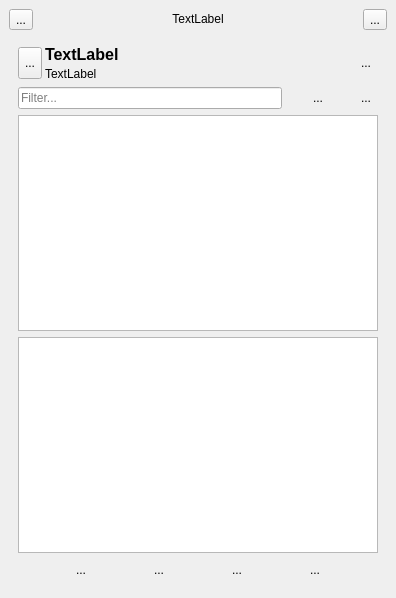
<?xml version="1.0" encoding="UTF-8"?>
<ui version="4.0">
 <class>MainWindow</class>
 <widget class="QMainWindow" name="MainWindow">
  <property name="geometry">
   <rect>
    <x>0</x>
    <y>0</y>
    <width>396</width>
    <height>598</height>
   </rect>
  </property>
  <property name="windowTitle">
   <string>MainWindow</string>
  </property>
  <widget class="QWidget" name="centralwidget">
   <layout class="QVBoxLayout" name="verticalLayout_6">
    <item>
     <layout class="QHBoxLayout" name="horizontalLayout_7">
      <item>
       <widget class="QToolButton" name="toolButton_11">
        <property name="focusPolicy">
         <enum>Qt::NoFocus</enum>
        </property>
        <property name="text">
         <string>...</string>
        </property>
        <property name="icon">
         <iconset resource="rcc.qrc">
          <normaloff>:/icons/barbuttonicon_back_gray64.png</normaloff>:/icons/barbuttonicon_back_gray64.png</iconset>
        </property>
       </widget>
      </item>
      <item>
       <widget class="QLabel" name="label">
        <property name="text">
         <string>TextLabel</string>
        </property>
        <property name="alignment">
         <set>Qt::AlignCenter</set>
        </property>
        <property name="textInteractionFlags">
         <set>Qt::LinksAccessibleByMouse|Qt::TextSelectableByMouse</set>
        </property>
       </widget>
      </item>
      <item>
       <widget class="QToolButton" name="toolButton_12">
        <property name="focusPolicy">
         <enum>Qt::NoFocus</enum>
        </property>
        <property name="text">
         <string>...</string>
        </property>
        <property name="icon">
         <iconset resource="rcc.qrc">
          <normaloff>:/icons/barbuttonicon_forward_gray64.png</normaloff>:/icons/barbuttonicon_forward_gray64.png</iconset>
        </property>
       </widget>
      </item>
     </layout>
    </item>
    <item>
     <widget class="QStackedWidget" name="stackedWidget">
      <property name="currentIndex">
       <number>1</number>
      </property>
      <widget class="QWidget" name="page_3">
       <layout class="QVBoxLayout" name="verticalLayout_11">
        <item>
         <widget class="QWidget" name="widget" native="true"/>
        </item>
       </layout>
      </widget>
      <widget class="QWidget" name="page">
       <layout class="QVBoxLayout" name="verticalLayout_5">
        <item>
         <layout class="QHBoxLayout" name="horizontalLayout">
          <property name="spacing">
           <number>3</number>
          </property>
          <item>
           <widget class="QToolButton" name="toolButton_17">
            <property name="maximumSize">
             <size>
              <width>32</width>
              <height>32</height>
             </size>
            </property>
            <property name="focusPolicy">
             <enum>Qt::NoFocus</enum>
            </property>
            <property name="text">
             <string>...</string>
            </property>
            <property name="icon">
             <iconset resource="rcc.qrc">
              <normaloff>:/icons/icon_avatar_40.png</normaloff>:/icons/icon_avatar_40.png</iconset>
            </property>
            <property name="iconSize">
             <size>
              <width>32</width>
              <height>32</height>
             </size>
            </property>
           </widget>
          </item>
          <item>
           <layout class="QVBoxLayout" name="verticalLayout">
            <item>
             <widget class="QLabel" name="label_2">
              <property name="font">
               <font>
                <pointsize>12</pointsize>
                <weight>75</weight>
                <bold>true</bold>
               </font>
              </property>
              <property name="text">
               <string>TextLabel</string>
              </property>
              <property name="textInteractionFlags">
               <set>Qt::TextEditable|Qt::TextSelectableByMouse</set>
              </property>
             </widget>
            </item>
            <item>
             <widget class="QLabel" name="label_3">
              <property name="sizePolicy">
               <sizepolicy hsizetype="Expanding" vsizetype="Preferred">
                <horstretch>0</horstretch>
                <verstretch>0</verstretch>
               </sizepolicy>
              </property>
              <property name="text">
               <string>TextLabel</string>
              </property>
              <property name="textInteractionFlags">
               <set>Qt::TextEditable|Qt::TextSelectableByMouse</set>
              </property>
             </widget>
            </item>
           </layout>
          </item>
          <item>
           <widget class="QToolButton" name="toolButton">
            <property name="text">
             <string>...</string>
            </property>
            <property name="icon">
             <iconset resource="rcc.qrc">
              <normaloff>:/icons/online_30.png</normaloff>:/icons/online_30.png</iconset>
            </property>
            <property name="toolButtonStyle">
             <enum>Qt::ToolButtonIconOnly</enum>
            </property>
            <property name="autoRaise">
             <bool>true</bool>
            </property>
           </widget>
          </item>
         </layout>
        </item>
        <item>
         <layout class="QHBoxLayout" name="horizontalLayout_2">
          <item>
           <widget class="QLineEdit" name="lineEdit">
            <property name="placeholderText">
             <string>Filter...</string>
            </property>
           </widget>
          </item>
          <item>
           <widget class="QToolButton" name="toolButton_2">
            <property name="minimumSize">
             <size>
              <width>60</width>
              <height>0</height>
             </size>
            </property>
            <property name="text">
             <string>...</string>
            </property>
            <property name="autoRaise">
             <bool>true</bool>
            </property>
           </widget>
          </item>
          <item>
           <widget class="QToolButton" name="toolButton_3">
            <property name="text">
             <string>...</string>
            </property>
            <property name="icon">
             <iconset resource="rcc.qrc">
              <normaloff>:/icons/remove-symbol_gray64.png</normaloff>:/icons/remove-symbol_gray64.png</iconset>
            </property>
            <property name="autoRaise">
             <bool>true</bool>
            </property>
           </widget>
          </item>
         </layout>
        </item>
        <item>
         <widget class="QListWidget" name="listWidget_2"/>
        </item>
        <item>
         <widget class="QListWidget" name="listWidget">
          <property name="alternatingRowColors">
           <bool>false</bool>
          </property>
         </widget>
        </item>
        <item>
         <layout class="QHBoxLayout" name="horizontalLayout_3">
          <property name="spacing">
           <number>3</number>
          </property>
          <item>
           <widget class="QToolButton" name="toolButton_4">
            <property name="text">
             <string>...</string>
            </property>
            <property name="icon">
             <iconset resource="rcc.qrc">
              <normaloff>:/icons/add-square-button-gray.png</normaloff>:/icons/add-square-button-gray.png</iconset>
            </property>
            <property name="autoRaise">
             <bool>true</bool>
            </property>
           </widget>
          </item>
          <item>
           <widget class="QToolButton" name="toolButton_5">
            <property name="text">
             <string>...</string>
            </property>
            <property name="icon">
             <iconset resource="rcc.qrc">
              <normaloff>:/icons/groupgray.png</normaloff>:/icons/groupgray.png</iconset>
            </property>
            <property name="autoRaise">
             <bool>true</bool>
            </property>
           </widget>
          </item>
          <item>
           <widget class="QToolButton" name="toolButton_6">
            <property name="text">
             <string>...</string>
            </property>
            <property name="icon">
             <iconset resource="rcc.qrc">
              <normaloff>:/icons/transfer_gray64.png</normaloff>:/icons/transfer_gray64.png</iconset>
            </property>
            <property name="autoRaise">
             <bool>true</bool>
            </property>
           </widget>
          </item>
          <item>
           <widget class="QToolButton" name="toolButton_7">
            <property name="text">
             <string>...</string>
            </property>
            <property name="icon">
             <iconset resource="rcc.qrc">
              <normaloff>:/icons/settings_gray64.png</normaloff>:/icons/settings_gray64.png</iconset>
            </property>
            <property name="autoRaise">
             <bool>true</bool>
            </property>
           </widget>
          </item>
         </layout>
        </item>
       </layout>
      </widget>
      <widget class="QWidget" name="page_2">
       <layout class="QVBoxLayout" name="verticalLayout_2">
        <item>
         <layout class="QHBoxLayout" name="horizontalLayout_5">
          <property name="spacing">
           <number>3</number>
          </property>
          <item>
           <widget class="QLabel" name="label_4">
            <property name="maximumSize">
             <size>
              <width>32</width>
              <height>32</height>
             </size>
            </property>
            <property name="text">
             <string/>
            </property>
            <property name="pixmap">
             <pixmap resource="rcc.qrc">:/icons/icon_avatar_40.png</pixmap>
            </property>
           </widget>
          </item>
          <item>
           <layout class="QVBoxLayout" name="verticalLayout_4">
            <item>
             <widget class="QLabel" name="label_5">
              <property name="sizePolicy">
               <sizepolicy hsizetype="Expanding" vsizetype="Preferred">
                <horstretch>0</horstretch>
                <verstretch>0</verstretch>
               </sizepolicy>
              </property>
              <property name="font">
               <font>
                <weight>75</weight>
                <bold>true</bold>
               </font>
              </property>
              <property name="text">
               <string>TextLabel</string>
              </property>
              <property name="textInteractionFlags">
               <set>Qt::LinksAccessibleByMouse|Qt::TextSelectableByMouse</set>
              </property>
             </widget>
            </item>
            <item>
             <layout class="QHBoxLayout" name="horizontalLayout_4">
              <item>
               <widget class="QLabel" name="label_6">
                <property name="text">
                 <string>0 people</string>
                </property>
                <property name="textInteractionFlags">
                 <set>Qt::LinksAccessibleByMouse|Qt::TextSelectableByMouse</set>
                </property>
               </widget>
              </item>
              <item>
               <widget class="QLabel" name="label_7">
                <property name="sizePolicy">
                 <sizepolicy hsizetype="Expanding" vsizetype="Preferred">
                  <horstretch>0</horstretch>
                  <verstretch>0</verstretch>
                 </sizepolicy>
                </property>
                <property name="text">
                 <string>TextLabel</string>
                </property>
                <property name="textInteractionFlags">
                 <set>Qt::LinksAccessibleByMouse|Qt::TextSelectableByMouse</set>
                </property>
               </widget>
              </item>
             </layout>
            </item>
           </layout>
          </item>
          <item>
           <layout class="QVBoxLayout" name="verticalLayout_7">
            <item>
             <widget class="QToolButton" name="toolButton_15">
              <property name="maximumSize">
               <size>
                <width>16</width>
                <height>16</height>
               </size>
              </property>
              <property name="text">
               <string>...</string>
              </property>
              <property name="icon">
               <iconset resource="rcc.qrc">
                <normaloff>:/icons/phone_mic_gray64.png</normaloff>:/icons/phone_mic_gray64.png</iconset>
              </property>
              <property name="iconSize">
               <size>
                <width>12</width>
                <height>16</height>
               </size>
              </property>
              <property name="autoRaise">
               <bool>true</bool>
              </property>
             </widget>
            </item>
            <item>
             <widget class="QToolButton" name="toolButton_16">
              <property name="maximumSize">
               <size>
                <width>16</width>
                <height>16</height>
               </size>
              </property>
              <property name="text">
               <string>...</string>
              </property>
              <property name="icon">
               <iconset resource="rcc.qrc">
                <normaloff>:/icons/speaker_volume_gray64.png</normaloff>:/icons/speaker_volume_gray64.png</iconset>
              </property>
              <property name="iconSize">
               <size>
                <width>12</width>
                <height>12</height>
               </size>
              </property>
              <property name="autoRaise">
               <bool>true</bool>
              </property>
             </widget>
            </item>
           </layout>
          </item>
          <item>
           <widget class="QToolButton" name="toolButton_13">
            <property name="minimumSize">
             <size>
              <width>0</width>
              <height>0</height>
             </size>
            </property>
            <property name="text">
             <string>...</string>
            </property>
            <property name="icon">
             <iconset resource="rcc.qrc">
              <normaloff>:/icons/phone_call_gray64.png</normaloff>:/icons/phone_call_gray64.png</iconset>
            </property>
            <property name="iconSize">
             <size>
              <width>32</width>
              <height>32</height>
             </size>
            </property>
            <property name="autoRaise">
             <bool>true</bool>
            </property>
           </widget>
          </item>
          <item>
           <widget class="QToolButton" name="toolButton_14">
            <property name="minimumSize">
             <size>
              <width>0</width>
              <height>0</height>
             </size>
            </property>
            <property name="text">
             <string>...</string>
            </property>
            <property name="icon">
             <iconset resource="rcc.qrc">
              <normaloff>:/icons/video_recorder_gray64.png</normaloff>:/icons/video_recorder_gray64.png</iconset>
            </property>
            <property name="iconSize">
             <size>
              <width>32</width>
              <height>32</height>
             </size>
            </property>
            <property name="autoRaise">
             <bool>true</bool>
            </property>
           </widget>
          </item>
         </layout>
        </item>
        <item>
         <widget class="QScrollArea" name="scrollArea_2">
          <property name="horizontalScrollBarPolicy">
           <enum>Qt::ScrollBarAlwaysOff</enum>
          </property>
          <property name="widgetResizable">
           <bool>true</bool>
          </property>
          <widget class="QWidget" name="scrollAreaWidgetContents_2">
           <property name="geometry">
            <rect>
             <x>0</x>
             <y>0</y>
             <width>368</width>
             <height>214</height>
            </rect>
           </property>
           <layout class="QVBoxLayout" name="verticalLayout_3">
            <item>
             <layout class="QVBoxLayout" name="verticalLayout_8">
              <item>
               <spacer name="verticalSpacer">
                <property name="orientation">
                 <enum>Qt::Vertical</enum>
                </property>
                <property name="sizeHint" stdset="0">
                 <size>
                  <width>20</width>
                  <height>40</height>
                 </size>
                </property>
               </spacer>
              </item>
             </layout>
            </item>
           </layout>
          </widget>
         </widget>
        </item>
        <item>
         <widget class="QScrollArea" name="scrollArea">
          <property name="widgetResizable">
           <bool>true</bool>
          </property>
          <widget class="QWidget" name="scrollAreaWidgetContents">
           <property name="geometry">
            <rect>
             <x>0</x>
             <y>0</y>
             <width>368</width>
             <height>214</height>
            </rect>
           </property>
           <layout class="QVBoxLayout" name="verticalLayout_9">
            <item>
             <layout class="QVBoxLayout" name="verticalLayout_10">
              <item>
               <spacer name="verticalSpacer_2">
                <property name="orientation">
                 <enum>Qt::Vertical</enum>
                </property>
                <property name="sizeHint" stdset="0">
                 <size>
                  <width>20</width>
                  <height>40</height>
                 </size>
                </property>
               </spacer>
              </item>
             </layout>
            </item>
           </layout>
          </widget>
         </widget>
        </item>
        <item>
         <layout class="QHBoxLayout" name="horizontalLayout_6">
          <property name="spacing">
           <number>3</number>
          </property>
          <item>
           <widget class="QToolButton" name="toolButton_8">
            <property name="text">
             <string>...</string>
            </property>
            <property name="icon">
             <iconset resource="rcc.qrc">
              <normaloff>:/icons/paper-clip-outline_gray64.png</normaloff>:/icons/paper-clip-outline_gray64.png</iconset>
            </property>
            <property name="autoRaise">
             <bool>true</bool>
            </property>
           </widget>
          </item>
          <item>
           <widget class="QToolButton" name="toolButton_9">
            <property name="text">
             <string>...</string>
            </property>
            <property name="icon">
             <iconset resource="rcc.qrc">
              <normaloff>:/icons/question-mark-gray64.png</normaloff>:/icons/question-mark-gray64.png</iconset>
            </property>
            <property name="autoRaise">
             <bool>true</bool>
            </property>
           </widget>
          </item>
          <item>
           <widget class="QToolButton" name="toolButton_10">
            <property name="text">
             <string>...</string>
            </property>
            <property name="icon">
             <iconset resource="rcc.qrc">
              <normaloff>:/icons/smile_gray64.png</normaloff>:/icons/smile_gray64.png</iconset>
            </property>
            <property name="autoRaise">
             <bool>true</bool>
            </property>
           </widget>
          </item>
          <item>
           <widget class="QLineEdit" name="lineEdit_2">
            <property name="placeholderText">
             <string>Write a message...</string>
            </property>
           </widget>
          </item>
          <item>
           <widget class="QToolButton" name="toolButton_18">
            <property name="text">
             <string>&amp;Send</string>
            </property>
            <property name="icon">
             <iconset resource="rcc.qrc">
              <normaloff>:/icons/cursor_gray64.png</normaloff>:/icons/cursor_gray64.png</iconset>
            </property>
            <property name="toolButtonStyle">
             <enum>Qt::ToolButtonTextBesideIcon</enum>
            </property>
            <property name="autoRaise">
             <bool>true</bool>
            </property>
           </widget>
          </item>
         </layout>
        </item>
       </layout>
      </widget>
     </widget>
    </item>
   </layout>
  </widget>
  <action name="actionooo">
   <property name="text">
    <string>ooo</string>
   </property>
  </action>
  <action name="actionQuit">
   <property name="text">
    <string>&amp;Quit</string>
   </property>
  </action>
  <action name="action_About">
   <property name="text">
    <string>&amp;About</string>
   </property>
  </action>
 </widget>
 <resources>
  <include location="rcc.qrc"/>
 </resources>
 <connections/>
</ui>
